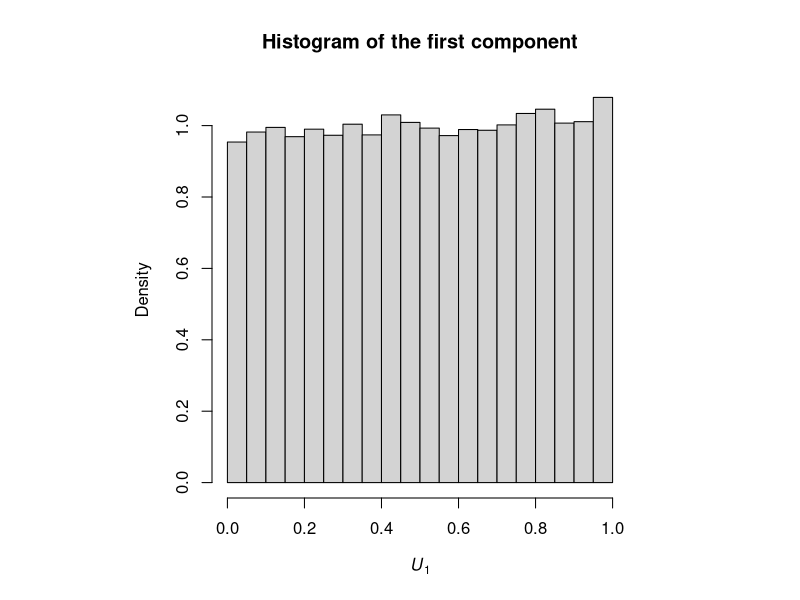
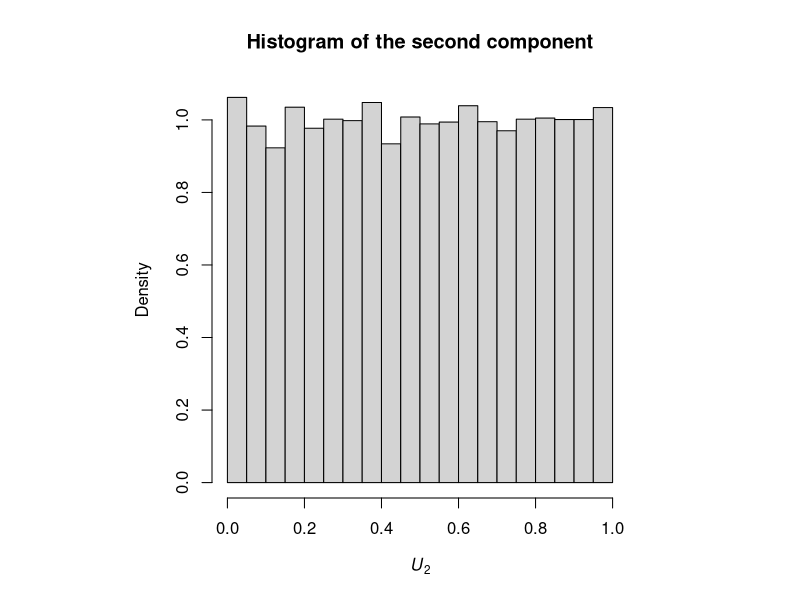
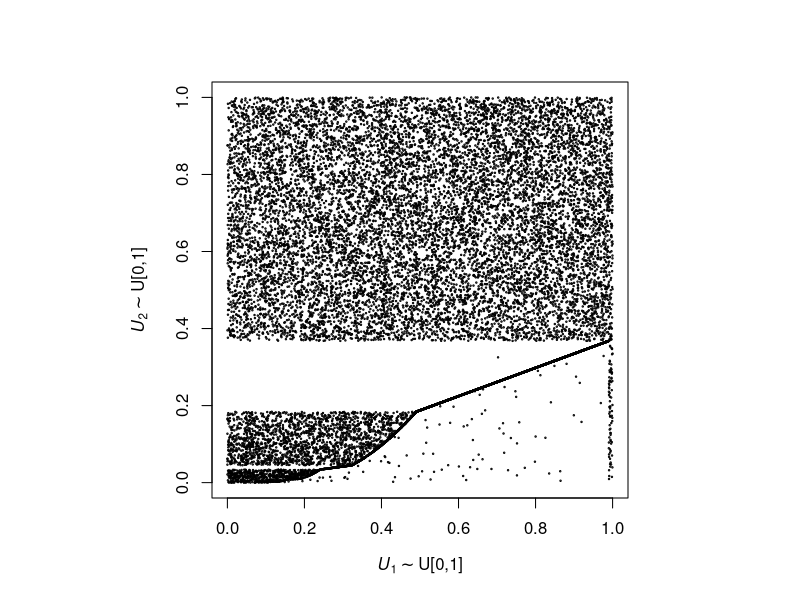
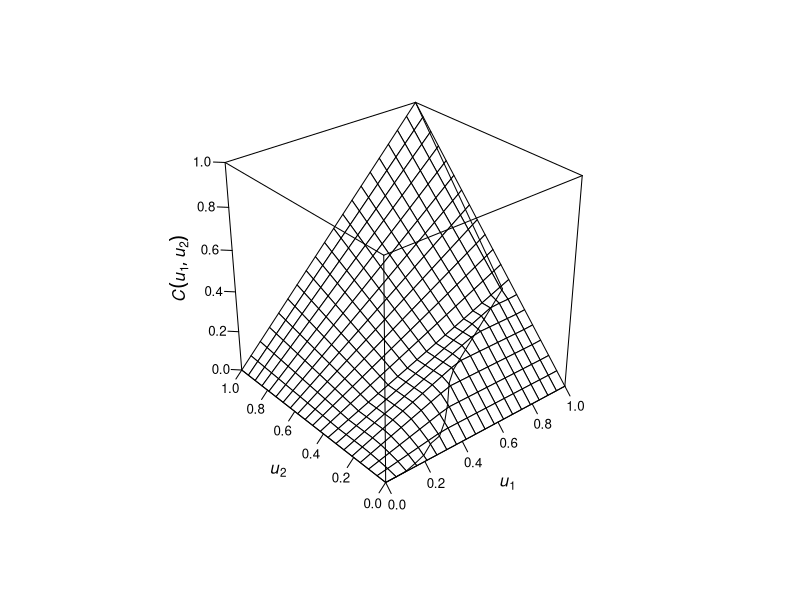
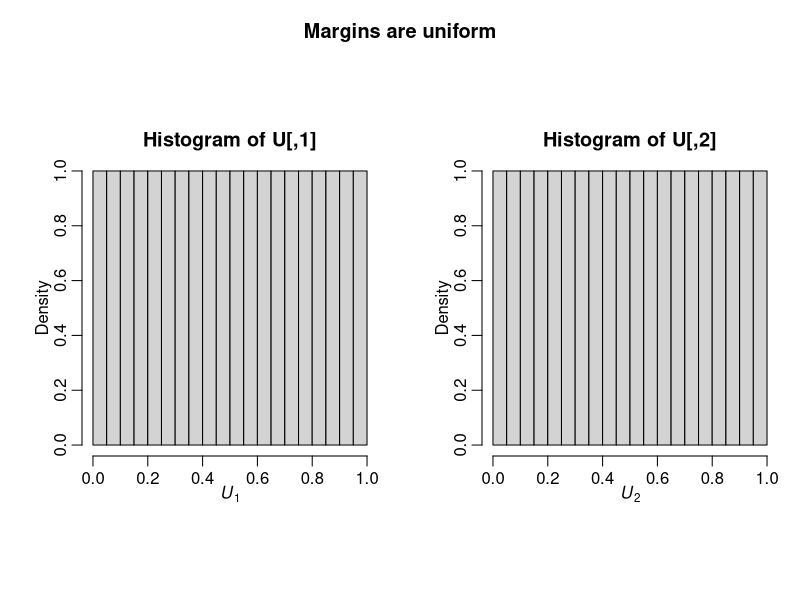
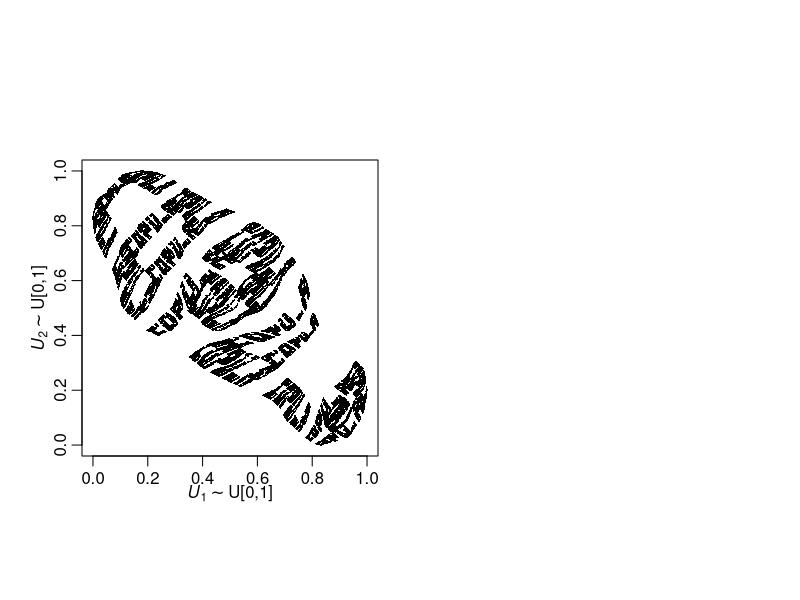

R code for these plots, in order:
## ---- chunk 1
Lambda <- function(t) pmax(log(t), 0)
LambdaInv <- function(t) (t != 0)*exp(t) ## <=>  ifelse(t == 0, 0, exp(t))
## ---- chunk 2
M1 <- function(t) 0.01*t
M1Inv <- function(t) t/0.01

M2 <- function(t) {
    f <- function(t.) {
      	ct <- ceiling(t.)
	if(ct %% 2) t. - (ct-1)/2 else ct/2
    }
    unlist(lapply(t, f))
}
M2Inv <- function(t) {
    f <- function(t.) {
        if(t. == 0) return(0)
        t. + ceiling(t) - 1
    }
    unlist(lapply(t, f))
}
## ---- chunk 3
S1 <- function(t, H) exp(-(M1(t) + Lambda(t)*(1-exp(-H))))
S1Inv <- function(u, H, upper=1e6) unlist(lapply(u, function(u.)
    uniroot(function(x) S1(x,H=H)-u., interval=c(0, upper))$root))
S2 <- function(t, H) exp(-(M2(t) + Lambda(t)*(1-exp(-H))))
S2Inv <- function(u, H, upper=1e6) unlist(lapply(u, function(u.)
    uniroot(function(x) S2(x,H=H)-u., interval=c(0, upper))$root))
## ---- chunk 4
p1 <- function(t, k, H) exp(-M1(t)-H*k)
p1Inv <- function(u, k, H, upper=1e6) unlist(lapply(u, function(u.)
    uniroot(function(x) p1(x,k=k,H=H)-u., interval=c(0, upper))$root))
p2 <- function(t, k, H) exp(-M2(t)-H*k)
p2Inv <- function(u, k, H, upper=1e6) unlist(lapply(u, function(u.)
    uniroot(function(x) p2(x,k=k,H=H)-u., interval=c(0, upper))$root))
## ---- chunk 5
p <- function(t, k, H, I, p1, p2){
    if((lI <- length(I)) == 0){
        stop("error in p")
    }else if(lI==1){
        if(I==1) p1(t, k=k, H=H) else p2(t, k=k, H=H)
    }else{ # lI == 2
        c(p1(t, k=k, H=H), p2(t, k=k, H=H))
    }
}
pInv <- function(u, k, H, I, p1Inv, p2Inv){
    if((lI <- length(I)) == 0){
        stop("error in pInv")
    }else if(lI==1){
        if(I==1) p1Inv(u, k=k, H=H) else p2Inv(u, k=k, H=H)
    }else{ # lI == 2
        c(p1Inv(u[1], k=k, H=H), p2Inv(u[2], k=k, H=H))
    }
}
## ---- chunk 6
C <- function(u, H, Lambda, S1Inv, S2Inv) {
    if(all(u == 0)) 0 else
    u[1]*u[2] * exp(expm1(-H)^2 * Lambda(min(S1Inv(u[1],H), S2Inv(u[2],H))))
}
## ---- chunk 7
s.comp <- function(u1, H, S1Inv, S2){
    if(u1 == 0) 0 else S2 (S1Inv(u1,H), H)
}
## ---- chunk 8
rC1 <- function(H, LambdaInv, S1, S2, p1, p2, p1Inv, p2Inv) {
    d <- 2 # dim = 2
    ## (1)
    U <- runif(d) # for determining the default times of all components
    ## (2) -- t_{h,0} := initial value for the occurrence of the homogeneous
    ##                   Poisson process with unit intensity
    t_h <- 0
    t <- 0 # t_0; initial value for the occurrence of the jump process
    k <- 1 # indices for the sets I
    I_ <- list(1:d) # I_k; indices for which tau has to be determined
    tau <- rep(Inf,d) # in the beginning, set all default times to Inf (= "no default")
    ## (3)
    repeat{
        ## (4)
        ## k-th occurrence of a homogeneous Poisson process with unit intensity:
        t_h[k] <- rexp(1) + if(k == 1) 0 else t_h[k-1]
        ## k-th occ. of non-homogeneous Poisson proc. with integrated rate function Lambda:
        t[k] <- LambdaInv(t_h[k])
        ## (5)
        pvec <- p(t[k], k=k, H=H, I=c(1,2), p1=p1, p2=p2) # c(p_1(t_k), p_2(t_k))
        I. <- (1:d)[U >= pvec] # determine all i in I
        I <- intersect(I., I_[[k]]) # determine I
        ## (6)--(10)
        if(length(I) > 0){
            default.at.t <- U[I] <= p(t[k], k=k-1, H=H, I=I, p1=p1, p2=p2)
            tau[I[default.at.t]] <- t[k]
            Ic <- I[!default.at.t] # I complement
            if(length(Ic) > 0) tau[Ic] <- pInv(U[Ic], k=k-1, H=H, I=Ic,
                                               p1Inv=p1Inv, p2Inv=p2Inv)
        }
        ## (11) --  define I_{k+1} := I_k \ I
        I_[[k+1]] <- setdiff(I_[[k]], I)
        ## (12)
        if(length(I_[[k+1]]) == 0) break else k <- k+1
    }
    ## (14)
    c(S1(tau[1], H=H), S2(tau[2], H=H))
}
## ---- chunk 9
rC <- function(n, H, LambdaInv, S1, S2, p1, p2, p1Inv, p2Inv){
    mat <- t(sapply(rep(H, n), rC1, LambdaInv=LambdaInv, S1=S1, S2=S2,
                    p1=p1, p2=p2, p1Inv=p1Inv, p2Inv=p2Inv))
    row.names(mat) <- NULL
    mat
}

## Generate copula data
n <- 2e4
H <- 10
set.seed(271)
U <- rC(n, H=H, LambdaInv=LambdaInv, S1=S1, S2=S2, p1=p1, p2=p2, p1Inv=p1Inv, p2Inv=p2Inv)

## Check margins of U
par(pty="s")
hist(U[,1], probability=TRUE, main="Histogram of the first component",
     xlab=expression(italic(U[1])))
hist(U[,2], probability=TRUE, main="Histogram of the second component",
     xlab=expression(italic(U[2])))

## Plot U (copula sample)
plot(U, cex=0.2, xlab=expression(italic(U[1])%~%~"U[0,1]"),
                 ylab=expression(italic(U[2])%~%~"U[0,1]"))
## ---- chunk 10
require(lattice)
wf.plot <- function(grid, val.grid, s.comp, val.s.comp, Lambda, S1Inv, S2Inv){
    wireframe(val.grid ~ grid[,1]*grid[,2], xlim=c(0,1), ylim=c(0,1), zlim=c(0,1),
              aspect=1, scales = list(arrows=FALSE, col=1), # remove arrows
              par.settings= list(axis.line = list(col="transparent"), # remove global box
                                 clip = list(panel="off")),
              pts = cbind(s.comp, val.s.comp), # <- add singular component
              panel.3d.wireframe = function(x, y, z, xlim, ylim, zlim, xlim.scaled,
                                            ylim.scaled, zlim.scaled, pts, ...) {
                  panel.3dwire(x=x, y=y, z=z, xlim=xlim, ylim=ylim, zlim=zlim,
                               xlim.scaled=xlim.scaled, ylim.scaled=ylim.scaled,
                               zlim.scaled=zlim.scaled, ...)
                  xx <- xlim.scaled[1]+diff(xlim.scaled)*(pts[,1]-xlim[1])/diff(xlim)
                  yy <- ylim.scaled[1]+diff(ylim.scaled)*(pts[,2]-ylim[1])/diff(ylim)
                  zz <- zlim.scaled[1]+diff(zlim.scaled)*(pts[,3]-zlim[1])/diff(zlim)
                  panel.3dscatter(x=xx, y=yy, z=zz, xlim=xlim, ylim=ylim, zlim=zlim,
                                  xlim.scaled=xlim.scaled, ylim.scaled=ylim.scaled,
                                  zlim.scaled=zlim.scaled, type="l", col=1, ...)
              },
              xlab = expression(italic(u[1])),
              ylab = expression(italic(u[2])),
              zlab = list(expression(italic(C(u[1],u[2]))), rot=90))
}

## Copula plot with singular component
u <- seq(0, 1, length.out=20) # grid points per dimension
grid <- expand.grid(u1=u, u2=u) # grid
val.grid <- apply(grid, 1, C, H=H, Lambda=Lambda, S1Inv=S1Inv, S2Inv=S2Inv) # copula values on grid
s.comp <- cbind(u, sapply(u, s.comp, H=H, S1Inv=S1Inv, S2=S2)) # pairs (u1, u2) on singular component
val.s.comp <- apply(s.comp, 1, C, H=H, Lambda=Lambda, S1Inv=S1Inv, S2Inv=S2Inv) # corresponding z-values
wf.plot(grid=grid, val.grid=val.grid, s.comp=s.comp, val.s.comp=val.s.comp,
        Lambda=Lambda, S1Inv=S1Inv, S2Inv=S2Inv)
## ---- chunk 11
IFS <- local({ ## Using `local`, so `n` is part of IFS
    n <- 23
    list(function(x) c(3*x[1]/n,      x[2]/4),
         function(x) c(-(x[2]-1)/n,   x[1]/2+1/4),
         function(x) c(3*x[1]/n,      x[2]/4+3/4),
         function(x) c((3*x[1]+4)/n,  x[2]/4),
         function(x) c(-(x[2]-5)/n,   x[1]/2+1/4),
         function(x) c((3*x[1]+4)/n,  x[2]/4+3/4),
         function(x) c(-(x[2]-7)/n,   x[1]/2+1/4),
         function(x) c(-x[2]/n+9/n,   3*x[1]/4),
         function(x) c((3*x[1]+8)/n,  x[2]/4+3/4),
         function(x) c(x[1]/n+10/n,   x[2]/8+1/2+1/8),
         function(x) c(2*x[1]/n+9/n,  x[2]/4+1/4+1/8),
         function(x) c(-x[2]/n+13/n,  (3*x[1]+1)/4),
         function(x) c((3*x[1]+12)/n, x[2]/4),
         function(x) c((3*x[1]+12)/n, x[2]/4),
         function(x) c(-x[2]/n+15/n,  (3*x[1]+1)/4),
         function(x) c((3*x[1]+16)/n, x[2]/4),
         function(x) c(-(x[2]-21)/n,  3*x[1]/4),
         function(x) c((3*x[1]+20)/n, x[2]/4+3/4),
         function(x) c((x[1]+21)/n,   x[2]/4+1/4+1/8),
         function(x) c(-(x[2]-23)/n,  3*x[1]/4))
})
## ---- chunk 12
B <- 20 # replications
n.steps <- 20000 # number of steps
AA <- vector("list", length=B)
set.seed(271)
for(i in 1:B) {
    ind <- sample(length(IFS), size=n.steps, replace=TRUE) # (randomly) 'bootstrap' functions
    res <- matrix(0, nrow=n.steps+1, ncol=2) # result matrix (for each i)
    pt <- c(0, 0) # initial point
    for(r in seq_len(n.steps)) {
        res[r+1,] <- IFS[[ind[r]]](pt) # evaluate randomly chosen functions at pt
        pt <- res[r+1,] # redefine point
    }
    AA[[i]] <- res # keep this matrix
}

A <- do.call(rbind, AA) # rbind (n.steps+1, 2)-matrices
n <- nrow(A)
stopifnot(ncol(A) == 2, n == B*(n.steps+1)) # sanity check
## ---- chunk 13
phi <- -pi/4
X <- cbind(cos(phi)*A[,1] - sin(phi)*A[,2]/3,
           sin(phi)*A[,1] + cos(phi)*A[,2]/3)
stopifnot(identical(dim(X), dim(A)))
## ---- chunk 14
U <- apply(X, 2, function(x) ecdf(x)(x))
## Prove equivalence:
stopifnot(all.equal(U,
                    apply(X, 2, rank, ties.method="max") / n,
                    tolerance = 1e-14))
## ---- chunk 15
par(pty="s")
sfsmisc::mult.fig(mfcol = c(1,2), main = "Margins are uniform")
hist(U[,1], probability=TRUE, main="Histogram of U[,1]", xlab=quote(italic(U[1])))
hist(U[,2], probability=TRUE, main="Histogram of U[,2]", xlab=quote(italic(U[2])))
## ---- chunk 16
par(pty="s")
plot(U, pch=".", xlab = quote(italic(U[1]) %~% ~ "U[0,1]"),
     asp = 1,    ylab = quote(italic(U[2]) %~% ~ "U[0,1]"))
